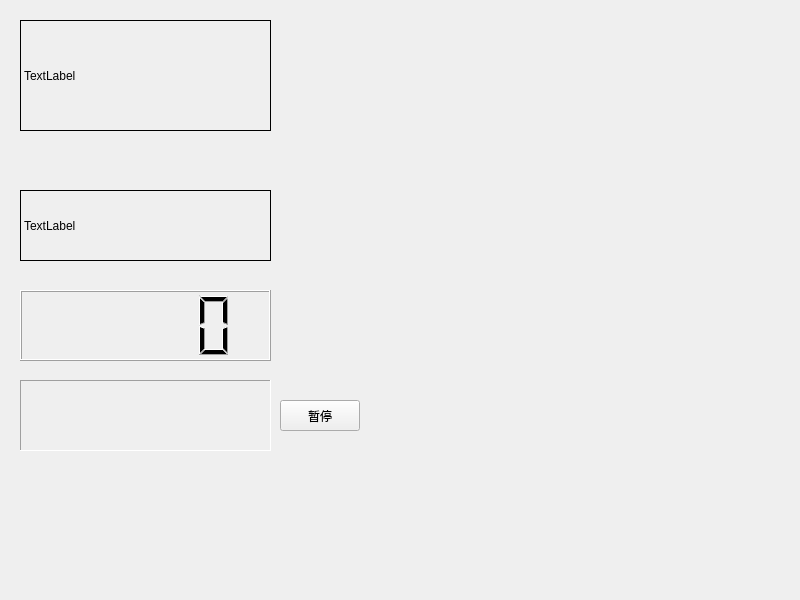
<?xml version="1.0" encoding="UTF-8"?>
<ui version="4.0">
 <class>Widget</class>
 <widget class="QWidget" name="Widget">
  <property name="geometry">
   <rect>
    <x>0</x>
    <y>0</y>
    <width>800</width>
    <height>600</height>
   </rect>
  </property>
  <property name="windowTitle">
   <string>Widget</string>
  </property>
  <widget class="MyLabel" name="label">
   <property name="geometry">
    <rect>
     <x>20</x>
     <y>20</y>
     <width>251</width>
     <height>111</height>
    </rect>
   </property>
   <property name="frameShape">
    <enum>QFrame::Box</enum>
   </property>
   <property name="text">
    <string>TextLabel</string>
   </property>
  </widget>
  <widget class="QLabel" name="label_2">
   <property name="geometry">
    <rect>
     <x>20</x>
     <y>190</y>
     <width>251</width>
     <height>71</height>
    </rect>
   </property>
   <property name="frameShape">
    <enum>QFrame::Panel</enum>
   </property>
   <property name="text">
    <string>TextLabel</string>
   </property>
  </widget>
  <widget class="QLCDNumber" name="lcdNumber">
   <property name="geometry">
    <rect>
     <x>20</x>
     <y>290</y>
     <width>251</width>
     <height>71</height>
    </rect>
   </property>
  </widget>
  <widget class="QLabel" name="label_3">
   <property name="geometry">
    <rect>
     <x>20</x>
     <y>380</y>
     <width>251</width>
     <height>71</height>
    </rect>
   </property>
   <property name="frameShape">
    <enum>QFrame::Panel</enum>
   </property>
   <property name="frameShadow">
    <enum>QFrame::Sunken</enum>
   </property>
   <property name="text">
    <string/>
   </property>
  </widget>
  <widget class="QPushButton" name="btn">
   <property name="geometry">
    <rect>
     <x>280</x>
     <y>400</y>
     <width>80</width>
     <height>31</height>
    </rect>
   </property>
   <property name="text">
    <string>暂停</string>
   </property>
  </widget>
 </widget>
 <customwidgets>
  <customwidget>
   <class>MyLabel</class>
   <extends>QLabel</extends>
   <header>mylabel.h</header>
  </customwidget>
 </customwidgets>
 <resources/>
 <connections/>
</ui>
